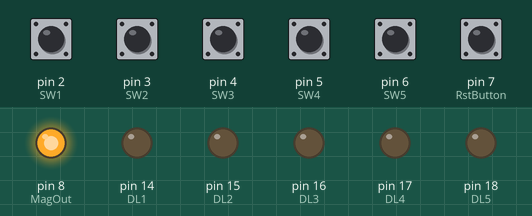
This sketch was run on a simulated Arduino Uno, built with avr-gcc and run on an emulated ATmega328P. On the bench: output pins drawn as LEDs (lit = HIGH). The inputs (shaded band) are chosen by the test bench; at power-on: pin 2 (SW1), pin 3 (SW2), pin 4 (SW3), pin 5 (SW4), pin 6 (SW5), pin 7 (RstButton) HIGH. What the sketch prints to the serial monitor is not drawn.

Above: at 1.2 s.
1.3 s: pin 3 (SW2) pulled LOW for 0.15 s
At 2.7 s:
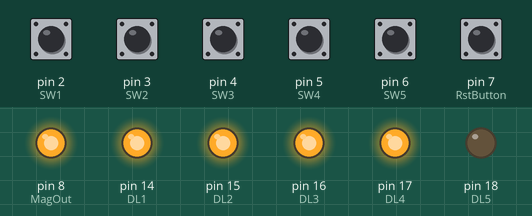
3.0 s: pin 2 (SW1) pulled LOW for 0.15 s
At 4.3 s:
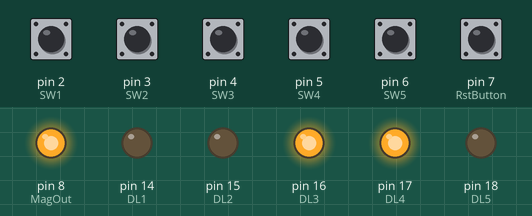
4.8 s: pin 6 (SW5) pulled LOW for 0.15 s
At 6.1 s:
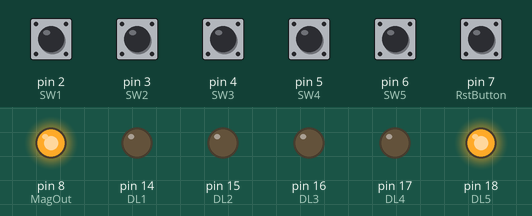
6.4 s: pin 4 (SW3) pulled LOW for 1 s
At 7.6 s:
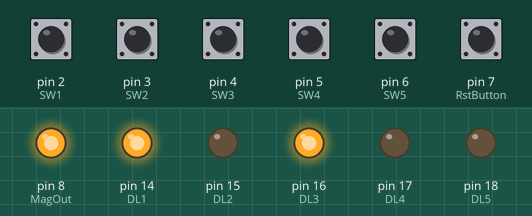
8.9 s: pin 5 (SW4) pulled LOW for 0.15 s
At 9.4 s:
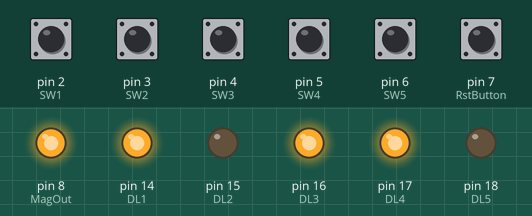
10.6 s: pin 2 (SW1) pulled LOW for 1 s
At 12.0 s:
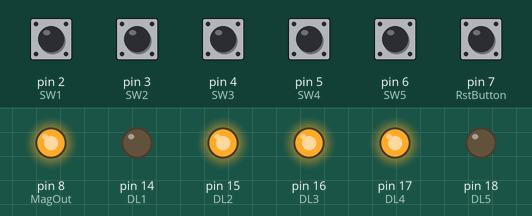
Timing chart, 0 to 13.6 s (numbered marks = the images above; inputs shaded):
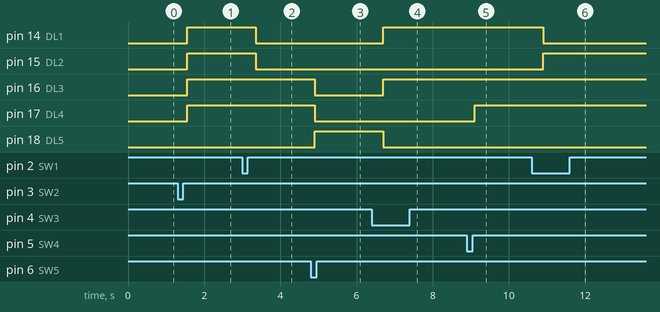

The sketch:

LeverLogic.ino
```cpp
// (licence header left out)
/*
// pin assignments
 * Signal     Pin
 *            Arduino Uno
 * ------------------------
 * 0   Serial RX
 * 1   Serial TX
 * 2   SW1 - 5 lever/button inputs
 * 3   SW2
 * 4   SW3
 * 5   SW4
 * 6   SW5
 * 7   SW6 - game reset input

 * 8   Master Output
 * 9
 * 10	ChipSelect for Ethernet
 * 11   SPI MOSI for Ethernet
 * 12   SPI MISO for Ethernet
 * 13   SPI SCK  for Ethernet

 * 14  (A0)     DL1			four output dials
 * 15  (A1)     DL2
 * 16  (A2)		DL3
 * 17  (A3)     DL4
 * 18  (A4/SDA) DL5
 * 19  (A5/SCK)


 The Ethernet Shield SPI bus (10,11,12,13) with 10 as select
 also uses 4 as select for the SD card on the ethernet shield
 high deselects for the chip selects.  Reserve these incase the
 puzzle is ever connected to ClueControl via an Ethernet shield.

 General operation:


	RESET
		Called at startup and when reset button is activated
		Set all dials to off
		Set main output to on


	GAME PLAY
		Each input (SW) will toggle the state of a set of outputs:
		SW1		DL1,  DL2
		SW2		DL1,  DL2,  DL3, DL4
		SW3		DL1,  		DL3,      DL5
		SW4						 DL4
		SW5					DL3, DL4, DL5

		When all 5 outputs go true, the puzzle is solved and the main output is turned off.
		It will not turn back on until the game is reset, but the switches will continue
		to toggle the dial outputs

 */


// Constant Values

#define DEBOUNCE_DLY 50  			// Number of mS before a switch state is accepted


// I/O Pin Naming

#define 	SW1		2			//four buttons for the laser sequence game
#define		SW2		3			//the code relies on these four buttons
#define		SW3		4			//being adjacent pin numbers
#define		SW4		5
#define		SW5		6

#define		RstButton	7		//reset button


#define		DL1	14
#define		DL2	15
#define		DL3	16
#define		DL4	17
#define		DL5	18


#define		MagOut		8		//maglock output


// Variables/Storage

bool	DL1State = false;			//booleans to store the current state of the outputs
bool	DL2State = false;
bool	DL3State = false;
bool	DL4State = false;
bool	DL5State = false;
bool RstState = false;

bool	SW1State = false;			//booleans to store switch/lever states and prevent re-triggers
bool	SW2State = false;
bool	SW3State = false;
bool	SW4State = false;
bool	SW5State = false;

bool NewVal;


void setup()
{
	// put your setup code here, to run once:

	// serial setup
	Serial.begin(9600);
	Serial.println("Serial interface started");

	//Pin Setup
	pinMode(SW1,INPUT_PULLUP);
	pinMode(SW2,INPUT_PULLUP);
	pinMode(SW3,INPUT_PULLUP);
	pinMode(SW4,INPUT_PULLUP);
	pinMode(SW5,INPUT_PULLUP);

	pinMode(DL1,OUTPUT);
	pinMode(DL2,OUTPUT);
	pinMode(DL3,OUTPUT);
	pinMode(DL4,OUTPUT);
	pinMode(DL5,OUTPUT);

	pinMode(RstButton,INPUT_PULLUP);

	pinMode(MagOut,OUTPUT);


	ResetGame();


}

void loop() {
	// put your main code here, to run repeatedly:

	NewVal = DebounceSW(SW1);
	if (NewVal != SW1State)
	{
		SW1State = !SW1State;
		if (SW1State)
		{
			DL1State = !DL1State;
			DL2State = !DL2State;
		}
	}

	NewVal = DebounceSW(SW2);
	if (NewVal != SW2State)
	{
		SW2State = !SW2State;
		if (SW2State)
		{
			DL1State = !DL1State;
			DL2State = !DL2State;
			DL3State = !DL3State;
			DL4State = !DL4State;
		}
	}

	NewVal = DebounceSW(SW3);
	if (NewVal != SW3State)
	{
		SW3State = !SW3State;
		if (SW3State)
		{
			DL1State = !DL1State;
			DL3State = !DL3State;
			DL5State = !DL5State;
		}
	}

	NewVal = DebounceSW(SW4);
	if (NewVal != SW4State)
	{
		SW4State = !SW4State;
		if (SW4State)
		{
			DL4State = !DL4State;
		}
	}

	NewVal = DebounceSW(SW5);
	if (NewVal != SW5State)
	{
		SW5State = !SW5State;
		if (SW5State)
		{
			DL3State = !DL3State;
			DL4State = !DL4State;
			DL5State = !DL5State;
		}
	}

	NewVal = DebounceSW(RstButton);
	if (NewVal != RstState)
	{
		RstState = !RstState;
		if (RstState)
		{
			ResetGame();
		}
	}

	digitalWrite(DL1,DL1State);
	digitalWrite(DL2,DL2State);
	digitalWrite(DL3,DL3State);
	digitalWrite(DL4,DL4State);
	digitalWrite(DL5,DL5State);

	if (DL1State && DL2State && DL3State && DL4State && DL5State)
	{
		digitalWrite(MagOut,LOW);			//turn off the maglock.  won't reset until reset button is pressed
	}


}	//end of loop


void ResetGame()
{
	//Reset the game and get ready for a new player

	digitalWrite(MagOut,HIGH);					//turn on the mag and laser

	DL1State = false;
	DL2State = false;
	DL3State = false;
	DL4State = false;
	DL5State = false;

	Serial.println("The game is reset, ready to play!");


} //end of ResetGame


bool DebounceSW(byte SWx)
{
	//read the passed switch twice and make sure both readings match
	//this prevents multiple triggers due to mechanical noise in
	//the switch


	bool PossVal2;
	bool PossVal = !digitalRead(SWx);		//invert the reading due to the use of pullups


	while(true)
	{
		delay(DEBOUNCE_DLY);					//delay by the debounce amount
		PossVal2 = !digitalRead(SWx);			//re-read the switch

		if (PossVal == PossVal2)				//if the two reads are the same
		{
			return (PossVal);					//return the read value
		}

		//this code will only execute if the two reads did not match
		//Now read the pin again and look for a match.
		//If the button is cycling very fast, it is possible the code
		//will deadlock here.  This is a very slim possibility

		PossVal = !digitalRead(SWx);			//re-take the first reading
		//and loop back to the delay
	}

	return (PossVal); 	//this line is never executed, but makes the compiler happy.

}
```

Measured:
- after the input at 1.3 s, pin 14 (DL1), pin 15 (DL2), pin 16 (DL3), pin 17 (DL4): LOW → HIGH after 0.25 s
- after the input at 3.0 s, pin 14 (DL1), pin 15 (DL2): HIGH → LOW after 0.35 s
- after the input at 4.8 s, pin 16 (DL3), pin 17 (DL4): HIGH → LOW after 0.10 s; pin 18 (DL5): LOW → HIGH after 0.10 s
- after the input at 6.4 s, pin 14 (DL1), pin 16 (DL3): LOW → HIGH after 0.30 s; pin 18 (DL5): HIGH → LOW after 0.30 s
- after the input at 8.9 s, pin 17 (DL4): LOW → HIGH after 0.20 s
- after the input at 10.6 s, pin 14 (DL1): HIGH → LOW after 0.30 s; pin 15 (DL2): LOW → HIGH after 0.30 s
